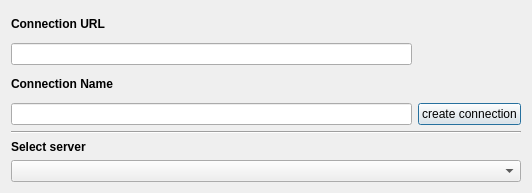
<?xml version="1.0" encoding="UTF-8"?>
<ui version="4.0">
 <class>SpatialDialog</class>
 <widget class="QDialog" name="SpatialDialog">
  <property name="geometry">
   <rect>
    <x>0</x>
    <y>0</y>
    <width>532</width>
    <height>193</height>
   </rect>
  </property>
  <property name="windowTitle">
   <string>openEO Connector</string>
  </property>
  <layout class="QGridLayout" name="gridLayout_2">
   <item row="3" column="0">
    <widget class="QLabel" name="name_label_2">
     <property name="font">
      <font>
       <weight>75</weight>
       <bold>true</bold>
      </font>
     </property>
     <property name="text">
      <string>Select server</string>
     </property>
    </widget>
   </item>
   <item row="4" column="0" colspan="2">
    <widget class="QComboBox" name="server_selector"/>
   </item>
   <item row="0" column="0">
    <layout class="QVBoxLayout" name="verticalLayout">
     <item>
      <widget class="QLabel" name="url_label">
       <property name="font">
        <font>
         <weight>75</weight>
         <bold>true</bold>
        </font>
       </property>
       <property name="text">
        <string>Connection URL</string>
       </property>
      </widget>
     </item>
     <item>
      <widget class="QLineEdit" name="url_edit">
       <property name="maximumSize">
        <size>
         <width>16777215</width>
         <height>16777215</height>
        </size>
       </property>
      </widget>
     </item>
     <item>
      <widget class="QLabel" name="name_label">
       <property name="font">
        <font>
         <weight>75</weight>
         <bold>true</bold>
        </font>
       </property>
       <property name="text">
        <string>Connection Name</string>
       </property>
      </widget>
     </item>
     <item>
      <widget class="QLineEdit" name="conn_name_edit">
       <property name="maximumSize">
        <size>
         <width>16777215</width>
         <height>16777215</height>
        </size>
       </property>
      </widget>
     </item>
    </layout>
   </item>
   <item row="0" column="1">
    <layout class="QVBoxLayout" name="verticalLayout_3">
     <item>
      <widget class="QLabel" name="logo">
       <property name="maximumSize">
        <size>
         <width>100</width>
         <height>75</height>
        </size>
       </property>
       <property name="whatsThis">
        <string extracomment="Show all available versions of the backends or only the latest (compatible) versions"/>
       </property>
       <property name="text">
        <string/>
       </property>
       <property name="pixmap">
        <pixmap>../images/icon_large.png</pixmap>
       </property>
       <property name="scaledContents">
        <bool>true</bool>
       </property>
      </widget>
     </item>
     <item>
      <spacer name="verticalSpacer">
       <property name="orientation">
        <enum>Qt::Vertical</enum>
       </property>
       <property name="sizeHint" stdset="0">
        <size>
         <width>20</width>
         <height>40</height>
        </size>
       </property>
      </spacer>
     </item>
     <item>
      <widget class="QPushButton" name="connect_button">
       <property name="text">
        <string>create connection</string>
       </property>
      </widget>
     </item>
    </layout>
   </item>
   <item row="1" column="0" rowspan="2" colspan="2">
    <widget class="Line" name="line">
     <property name="orientation">
      <enum>Qt::Horizontal</enum>
     </property>
    </widget>
   </item>
  </layout>
 </widget>
 <resources/>
 <connections/>
</ui>
